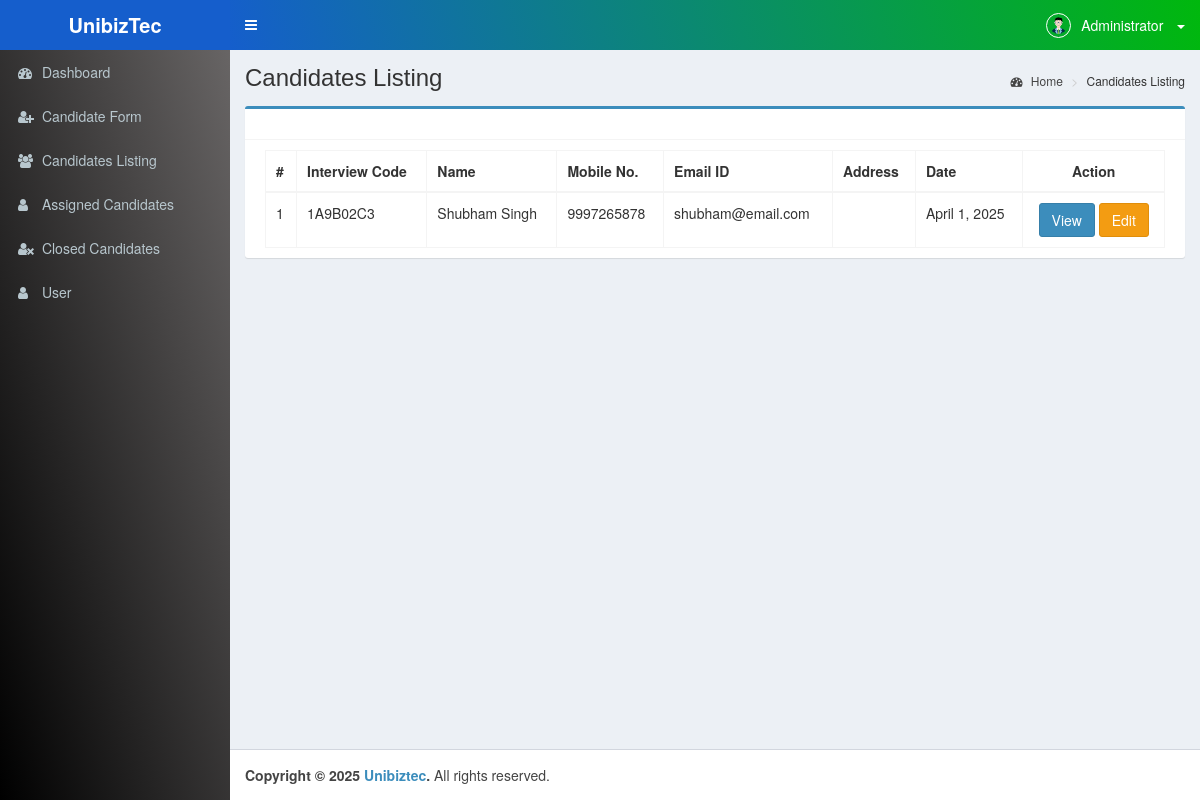
Before: /candidate-listing/ (signed in) with the older database file.
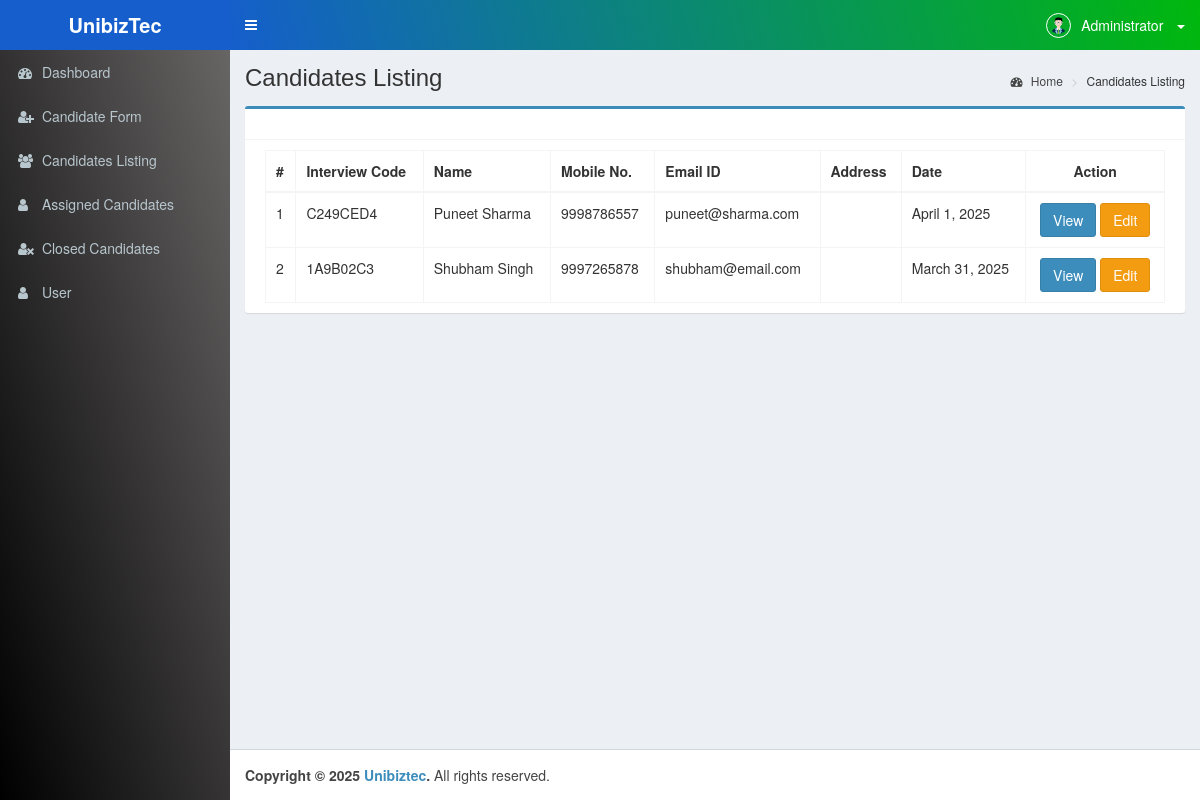
After: the same page with the newer database file.
### hrmsApp/models.py (models this page shows, shortened)
class Candidate(models.Model):
    token=models.CharField(max_length=15)
    dept_id=models.ForeignKey(Department,on_delete=models.CASCADE,related_name='candidate')
    apply_for=models.ForeignKey(JobRole, on_delete=models.CASCADE, related_name='candidates')
    int_date=models.DateField(default=date.today)
    referred=models.CharField(max_length=50)
    emp_name=models.CharField(max_length=70,null=True,blank=True)
    emp_id=models.CharField(max_length=30,null=True,blank=True)
    source=models.CharField(max_length=30,null=True,blank=True)
    location=models.CharField(max_length=50)
    shift=models.CharField(max_length=30)
    r_shift=models.CharField(max_length=30)
    name=models.CharField(max_length=70)
    father_name=models.CharField(max_length=70,null=True,blank=True)
    mobile=models.CharField(max_length=30,null=True,blank=True)
    email=models.EmailField(unique=True,null=True,blank=True)
    dob=models.DateField(null=True)
    gender=models.CharField(max_length=30,null=True,blank=True)
    address=models.CharField(max_length=100,null=True,blank=True)
    bgv_link=models.IntegerField(default=0)
    bgv_sent_on=models.DateField(null=True,blank=True)
    bgv_received_on=models.DateField(null=True,blank=True)
    doc_link=models.IntegerField(default=0)
    status=models.IntegerField(default=1)
    created_at = models.DateTimeField(auto_now_add=True)
    updated_at = models.DateTimeField(auto_now=True)

### hrmsApp/views.py (the view)
# urls.py: path('candidate-listing/',views.candidate_listing,name="candidate_listing"),
def candidate_listing(request):
    data = Candidate.objects.all().order_by('-id')
    return render(request, 'pages/candidate-list.html',{'data':data})

### hrmsApp/templates/pages/candidate-list.html (shortened to what this page needs)
{% extends 'layouts/base.html' %}
{% block content %}
{% load custom_tags %}
<div class="content-wrapper">
    <section class="content-header">
        <h1>
            Candidates Listing
        </h1>
        <ol class="breadcrumb">
            <li>
                <a href="{% url 'dashboard' %}"><i class="fa fa-dashboard"></i> Home</a>
            </li>
            <li>Candidates Listing</li>
        </ol>
    </section>
    <section class="content">
        <div class="row">
            <div class="col-md-12">
                <div class="box box-primary">
                    <div class="box-header with-border">
                    </div>
                        <div class="box-body">
                            <table id="can_table" class="table table-bordered table-hover">
                                <thead>
                                    <tr>
                                        <th>#</th>
                                        <th>Interview Code</th>
                                        <th>Name</th>
                                        <th>Mobile No.</th>
                                        <th>Email ID</th>
                                        <th>Address</th>
                                        <th>Date</th>
                                        <th>
                                            <center>Action</center>
                                        </th>
                                    </tr>
                                </thead>
                                <tbody>
                                    {% for d in data %}
                                    <tr>
                                        <td>{{ forloop.counter }}</td>
                                        <td>{{d.token}}</td>
                                        <td>{{d.name}}</td>
                                        <td>{{d.mobile}}</td>
                                        <td>{{d.email}}</td>
                                        <td>{{d.address|default:''}}</td>
                                        <td>{{d.int_date}}</td>
                                        <td>
                                            <center>
                                                <a class="btn btn-primary" href="{% url 'candidate_info_view' token=d.token %}">View</a>
                                                <a class="btn btn-warning" href="{% url 'candidate_edit' token=d.token %}">Edit</a>
                                            </center>
                                        </td>
                                    </tr>
                                    {% endfor %}
                                </tbody>
                            </table>
                        </div>
                </div>
            </div>
        </div>
    </section>
</div>
{% endblock content %}

### hrmsApp/templates/layouts/base.html (shortened to what this page needs)
<!DOCTYPE html>
<html>
<head>
  {% load static %}
  <link rel="stylesheet" type="text/css" href="{% static 'css/bootstrap.css' %}" />
  <link rel="stylesheet" type="text/css" href="{% static 'css/font-awesome.css' %}" />
  <link rel="stylesheet" type="text/css" href="{% static 'css/ionicons.css' %}" />
  <link rel="stylesheet" type="text/css" href="{% static 'css/AdminLTE.css' %}" />
  <link rel="stylesheet" type="text/css" href="{% static 'css/all-skins.css' %}" />
  <link rel="stylesheet" type="text/css" href="{% static 'css/bootstrap-timepicker.min.css' %}" />
  <link rel="stylesheet" type="text/css" href="{% static 'css/bootstrap-datepicker.css' %}" />
  <link rel="stylesheet" type="text/css" href="{% static 'css/dataTables.bootstrap.css' %}">
  <link rel="stylesheet" type="text/css" href="{% static 'css/switchery.min.css' %}" rel="stylesheet" />
  <link rel="stylesheet" type="text/css" href="https://cdn.datatables.net/buttons/1.6.5/css/buttons.dataTables.min.css" rel="stylesheet" />
  <link href="{% static 'css/toastr.min.css' %}" rel="stylesheet">
</head>
<body class="hold-transition skin-blue sidebar-mini">
  <div class="wrapper">
    <header class="main-header">
      <a href="{% url 'dashboard' %}" class="logo">
        <span class="logo-lg"><b>UnibizTec</b></span>
      </a>
      <nav class="navbar navbar-static-top" role="navigation">
        <a href="#" class="sidebar-toggle" data-toggle="push-menu" role="button">
        </a>
        <div class="navbar-custom-menu">
          <ul class="nav navbar-nav">
            <li class="dropdown user user-menu">
              <ul class="nav navbar-nav navbar-left">
                <li class="dropdown user user-menu">
                  <a href="#" class="dropdown-toggle" data-toggle="dropdown">
                    <img src="{% static 'images/avatar.png' %}" class="user-image" alt="Administrator">
                    <span class="hidden-xs">Administrator</span>
                    &nbsp; <span class="caret"></span>
                  </a>
                </li>
                <li>
                  <a href="javascript:void(0);" data-toggle="control-sidebar"></a>
                </li>
               </ul>
            </li>
          </ul>
        </div>
      </nav>
    </header>
    {% include "includes/sidebar.html" %}
    {% block content %} {% endblock content %}
    <footer class="main-footer">
        <strong>Copyright &copy; {% now "Y" %} <a href="" target="_blank">Unibiztec</a>.</strong> All rights reserved.
      </footer>
    </div>
  </body>
  </html>

### hrmsApp/templates/includes/sidebar.html
<aside class="main-sidebar">
    <section class="sidebar">
      <ul class="sidebar-menu tree" data-widget="tree">
        <li class="{% if request.path == '/dashboard/' %}active{% endif %}"><a href="{% url 'dashboard' %}"><i class="fa fa-tachometer"></i> <span>Dashboard</span></a></li>
        <li class="{% if request.path == '/candidate-form/' %}active{% endif %}"><a href="{% url 'candidate_form' %}"><i class="fa fa-user-plus"></i> <span>Candidate Form</span></a></li>
        <li class=""><a href="{% url 'candidate_listing' %}"><i class="fa fa-users"></i> <span>Candidates Listing</span></a></li>
        <li class=""><a href="assigned-candidate"><i class="fa fa-user"></i> <span>Assigned Candidates</span></a></li>
        <li class=""><a href="closed-candidate"><i class="fa fa-user-times"></i> <span>Closed Candidates</span></a></li>
        <li class=""><a href="users"><i class="fa fa-user"></i> <span>User</span></a></li>
        </ul>
    </section>
  </aside>

### hrmsApp/static/css/all-skins.css (style rules this page uses)
.skin-blue .main-header .navbar { background: transparent linear-gradient(254deg, #00B80D 0%, #155ECC 100%) 0% 0% no-repeat padding-box; }
.skin-blue .main-header .navbar .nav > li > a { color: #ffffff; }
.skin-blue .main-header .navbar .sidebar-toggle { color: #ffffff; }
.skin-blue .main-header .navbar .sidebar-toggle { color: #fff; }
.skin-blue .main-header .logo { background: transparent linear-gradient(254deg, #155ECC 0%, #155ECC 100%) 0% 0% no-repeat padding-box; color: #ffffff; border-bottom: 0 solid transparent; }
.skin-blue .content-header { background: transparent; }
.skin-blue .wrapper, .skin-blue .main-sidebar, .skin-blue .left-side { background: transparent linear-gradient(254deg, #6b6868 0%, #000000 100%) 0% 0% no-repeat padding-box; }
.skin-blue .sidebar-menu > li > a { border-left: 3px solid transparent; }
.skin-blue .sidebar a { color: #b8c7ce; }

### hrmsApp/templates/layouts/base.html (style rules this page uses)
li.dropdown.user.user-menu { float: right; }

Changed rows visible on the page:
added Candidate: token "C249CED4", name "Puneet Sharma", mobile "9998786557", email "puneet@sharma.com", int_date "April 1, 2025"
changed Candidate "Shubham Singh": int_date "April 1, 2025" → "March 31, 2025"
